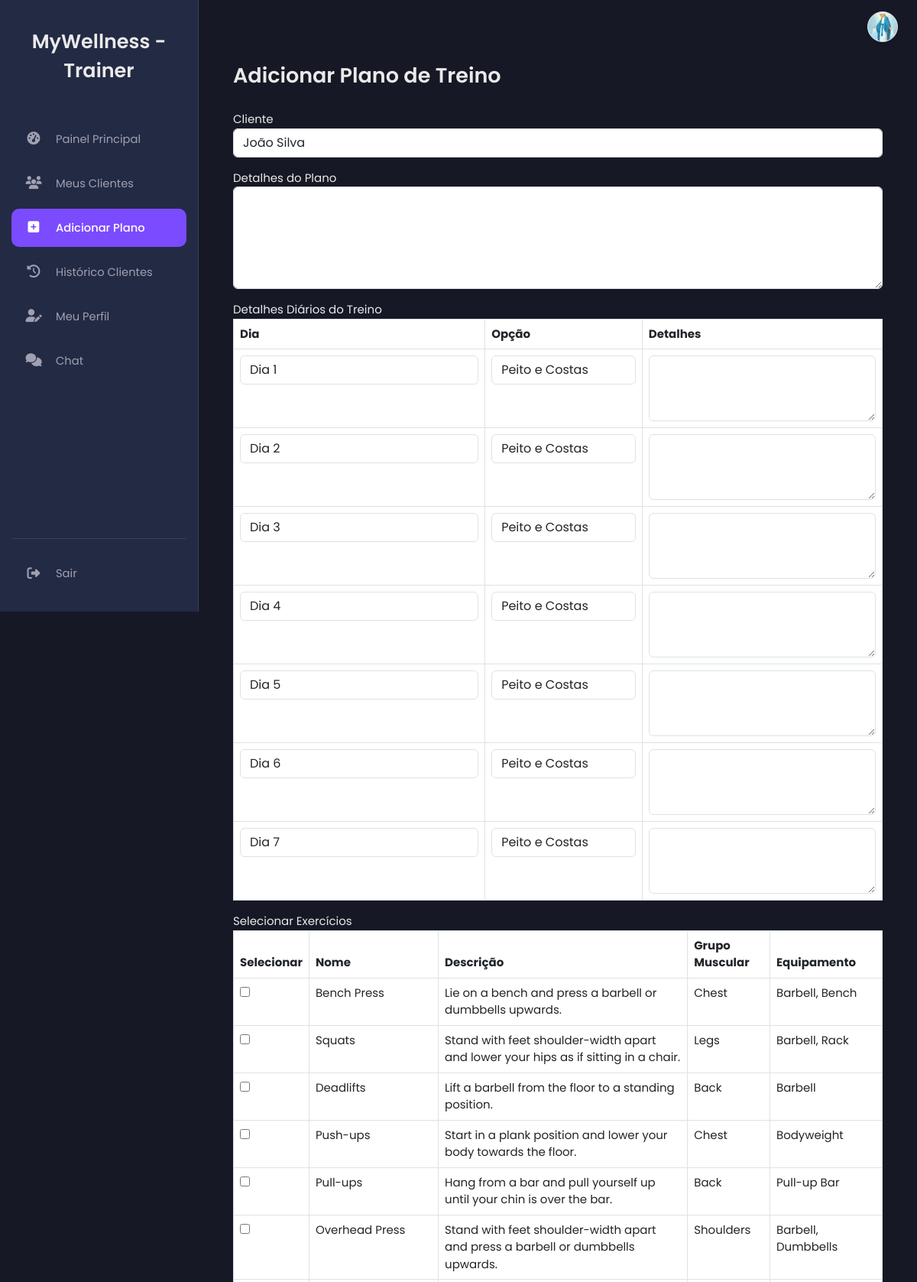
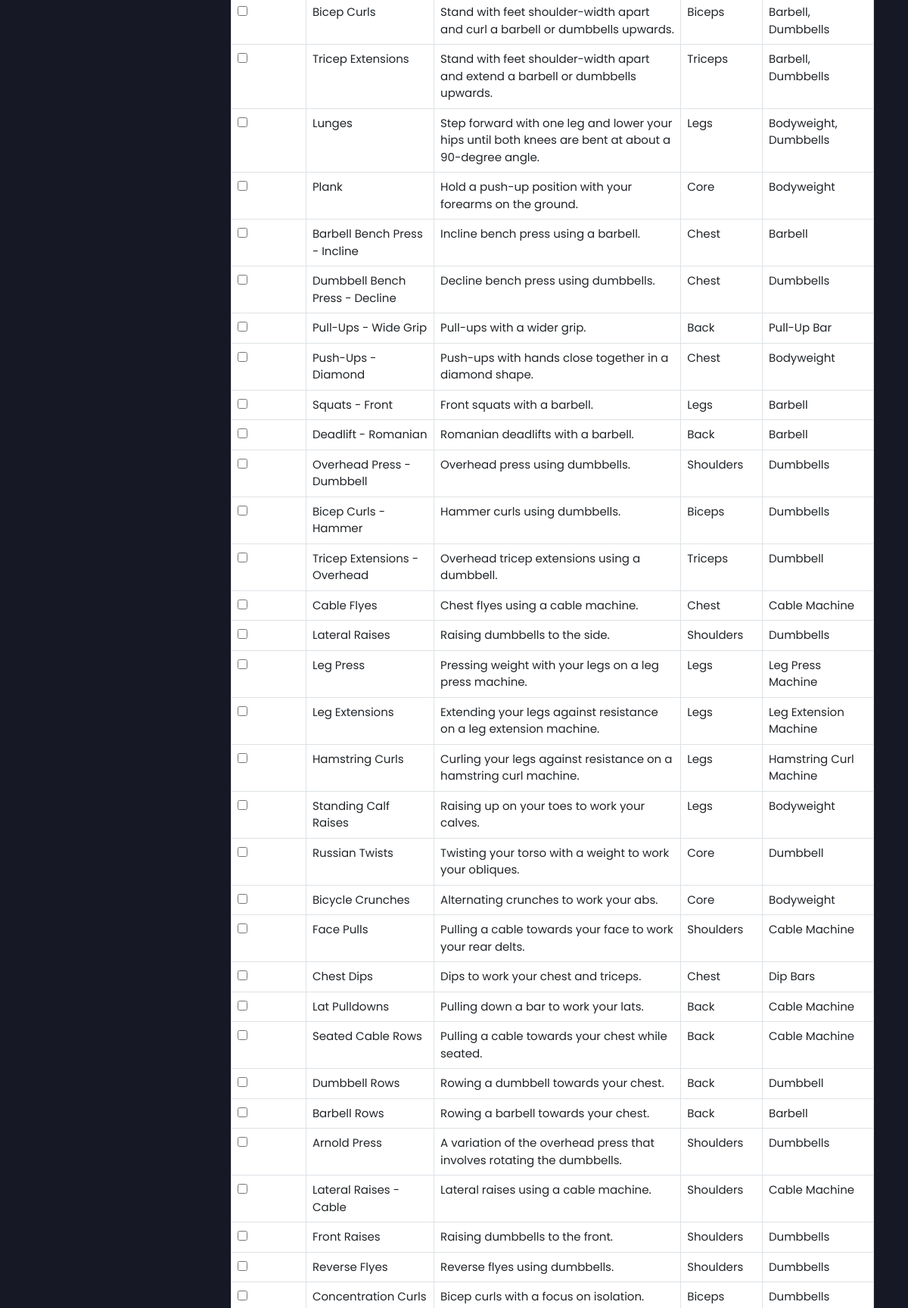
/add_workout_plan.php (signed in, upper part), run on the app's committed database (2 pictures, top to bottom).
### tables this page shows
CREATE TABLE `exercises` (
  `id` int(11) NOT NULL,
  `name` varchar(255) NOT NULL,
  `description` text DEFAULT NULL,
  `muscle_group` varchar(255) DEFAULT NULL,
  `equipment` varchar(255) DEFAULT NULL,
  `image` varchar(255) DEFAULT NULL,
  `video_url` varchar(255) DEFAULT NULL
);

### add_workout_plan.php (the view, shortened to what this page needs)
<?php
include 'db.php';
include 'header.php';
include 'sidebar_trainer.php';
?>
<main class="main-content">
    <div class="container mt-5">
        <h2>Adicionar Plano de Treino</h2>
        <form method="POST">
            <div class="form-group mb-3">
                <label for="client_id">Cliente</label>
                <select class="form-control" id="client_id" name="client_id" required>
                    <?php
                    $stmt = $pdo->query("SELECT id, name FROM users WHERE role = 'client'");
                    $clients = $stmt->fetchAll();
                    foreach ($clients as $client) {
                        $getClientIdStmt = $pdo->prepare("SELECT id FROM clients WHERE user_id = ?");
                        $getClientIdStmt->execute([$client['id']]);
                        $clientId = $getClientIdStmt->fetchColumn();
                        echo "<option value='" . $clientId . "'>" . htmlspecialchars($client['name']) . "</option>";
                    }
                    ?>
                </select>
            </div>
            <div class="form-group mb-3">
                <label for="custom_details">Detalhes do Plano</label>
                <textarea class="form-control" id="custom_details" name="custom_details" rows="5"></textarea>
            </div>
            <div class="form-group mb-3">
                <label>Detalhes Diários do Treino</label>
                <table class="table table-bordered" id="day-details-table">
                    <thead>
                        <tr>
                            <th>Dia</th>
                            <th>Opção</th>
                            <th>Detalhes</th>
                        </tr>
                    </thead>
                    <tbody>
                        <?php
                        $stmt = $pdo->query("SELECT id, name FROM day_options");
                        $day_options = $stmt->fetchAll();
                        for ($i = 1; $i <= 7; $i++): ?>
                            <tr>
                                <td>
                                    <input type="text" class="form-control" name="day[]" value="Dia <?= $i ?>" required>
                                </td>
                                <td>
                                    <select class="form-control" name="day_option_id[]">
                                        <?php foreach ($day_options as $option): ?>
                                            <option value="<?= $option['id'] ?>"><?= htmlspecialchars($option['name']) ?></option>
                                        <?php endforeach; ?>
                                    </select>
                                </td>
                                <td>
                                    <textarea class="form-control" name="day_details[]" rows="3"></textarea>
                                </td>
                            </tr>
                        <?php endfor; ?>
                    </tbody>
                </table>
            </div>
            <div class="form-group mb-3">
                <label>Selecionar Exercícios</label>
                <table class="table table-bordered">
                    <thead>
                        <tr>
                            <th>Selecionar</th>
                            <th>Nome</th>
                            <th>Descrição</th>
                            <th>Grupo Muscular</th>
                            <th>Equipamento</th>
                        </tr>
                    </thead>
                    <tbody>
                        <?php
                        $stmt = $pdo->query("SELECT * FROM exercises");
                        $exercises = $stmt->fetchAll();
                        foreach ($exercises as $exercise) {
                            echo "<tr>";
                            echo "<td><input type='checkbox' name='selected_exercises[]' value='" . $exercise['id'] . "'></td>";
                            echo "<td>" . htmlspecialchars($exercise['name']) . "</td>";
                            echo "<td>" . htmlspecialchars($exercise['description']) . "</td>";
                            echo "<td>" . htmlspecialchars($exercise['muscle_group']) . "</td>";
                            echo "<td>" . htmlspecialchars($exercise['equipment']) . "</td>";
                            echo "</tr>";
                        }
                        ?>
                    </tbody>
                </table>
            </div>
        </form>
    </div>
</main>
<?php
include 'footer.php';
?>

### assets/css/dashboard_cliente.css (style rules this page uses)
:root { --bg-dark-primary: #161925; --bg-dark-secondary: #232A44; --text-light: #EAEAEA; --text-muted: #A0A0B0; --accent-color: #7B4BFF; --accent-color-hover: #6a3ffb; --border-color: #3a3f58; --sidebar-width: 260px; --sidebar-width-collapsed: 80px; --font-family: 'Poppins', sans-serif; }
body.dashboard-body { background-color: var(--bg-dark-primary); color: var(--text-light); font-family: var(--font-family); margin: 0; padding: 0; display: flex; min-height: 100vh; font-size: 15px; }
.main-content { margin-left: var(--sidebar-width); padding: 35px 45px; width: calc(100% - var(--sidebar-width)); background-color: var(--bg-dark-primary); transition: margin-left 0.3s ease, width 0.3s ease; overflow-y: auto; }
.main-content h2 { color: var(--text-light); margin-bottom: 30px; font-weight: 600; font-size: 1.8em; }
.container, .container-fluid, .container-lg, .container-md, .container-sm, .container-xl, .container-xxl { padding-left: 0; padding-right: 0; max-width: 100%; }

### assets/css/personalizacao_chat.css (style rules this page uses)
:root { --chat-bg: #FFFFFF; --chat-text: #000000; --chat-border: #D1D1D6; --chat-messages-bg: #FFFFFF; --chat-input-area-bg: #F8F9FA; --chat-input-bg: #FFFFFF; --chat-placeholder-text: #8A8A8E; --chat-sent-bg: #007AFF; --chat-sent-bg-rgb: 0, 122, 255; --chat-sent-text: #FFFFFF; --chat-received-bg: #E5E5EA; --chat-received-text: #000000; --chat-timestamp-sent: #d1eaff; --chat-timestamp-received: #6c757d; }

### data on the page
exercises: name "Bench Press", description "Lie on a bench and press a barbell or dumbbells upwards.", muscle_group "Chest", equipment "Barbell, Bench"
exercises: name "Squats", description "Stand with feet shoulder-width apart and lower your hips as if sitting in a chair.", muscle_group "Legs", equipment "Barbell, Rack"
exercises: name "Deadlifts", description "Lift a barbell from the floor to a standing position.", muscle_group "Back", equipment "Barbell"
exercises: name "Push-ups", description "Start in a plank position and lower your body towards the floor.", muscle_group "Chest", equipment "Bodyweight"
exercises: name "Pull-ups", description "Hang from a bar and pull yourself up until your chin is over the bar.", muscle_group "Back", equipment "Pull-up Bar"
exercises: name "Overhead Press", description "Stand with feet shoulder-width apart and press a barbell or dumbbells upwards.", muscle_group "Shoulders", equipment "Barbell, Dumbbells"
exercises: name "Bicep Curls", description "Stand with feet shoulder-width apart and curl a barbell or dumbbells upwards.", muscle_group "Biceps", equipment "Barbell, Dumbbells"
exercises: name "Tricep Extensions", description "Stand with feet shoulder-width apart and extend a barbell or dumbbells upwards.", muscle_group "Triceps", equipment "Barbell, Dumbbells"
exercises: name "Lunges", description "Step forward with one leg and lower your hips until both knees are bent at about a 90-degree angle.", muscle_group "Legs", equipment "Bodyweight, Dumbbells"
exercises: name "Plank", description "Hold a push-up position with your forearms on the ground.", muscle_group "Core", equipment "Bodyweight"
exercises: name "Barbell Bench Press - Incline", description "Incline bench press using a barbell.", muscle_group "Chest", equipment "Barbell"
exercises: name "Dumbbell Bench Press - Decline", description "Decline bench press using dumbbells.", muscle_group "Chest", equipment "Dumbbells"
exercises: name "Pull-Ups - Wide Grip", description "Pull-ups with a wider grip.", muscle_group "Back", equipment "Pull-Up Bar"
exercises: name "Push-Ups - Diamond", description "Push-ups with hands close together in a diamond shape.", muscle_group "Chest", equipment "Bodyweight"
exercises: name "Squats - Front", description "Front squats with a barbell.", muscle_group "Legs", equipment "Barbell"
exercises: name "Deadlift - Romanian", description "Romanian deadlifts with a barbell.", muscle_group "Back", equipment "Barbell"
exercises: name "Overhead Press - Dumbbell", description "Overhead press using dumbbells.", muscle_group "Shoulders", equipment "Dumbbells"
exercises: name "Bicep Curls - Hammer", description "Hammer curls using dumbbells.", muscle_group "Biceps", equipment "Dumbbells"
exercises: name "Tricep Extensions - Overhead", description "Overhead tricep extensions using a dumbbell.", muscle_group "Triceps", equipment "Dumbbell"
exercises: name "Cable Flyes", description "Chest flyes using a cable machine.", muscle_group "Chest", equipment "Cable Machine"
exercises: name "Lateral Raises", description "Raising dumbbells to the side.", muscle_group "Shoulders", equipment "Dumbbells"
exercises: name "Leg Press", description "Pressing weight with your legs on a leg press machine.", muscle_group "Legs", equipment "Leg Press Machine"
exercises: name "Leg Extensions", description "Extending your legs against resistance on a leg extension machine.", muscle_group "Legs", equipment "Leg Extension Machine"
exercises: name "Hamstring Curls", description "Curling your legs against resistance on a hamstring curl machine.", muscle_group "Legs", equipment "Hamstring Curl Machine"
exercises: name "Standing Calf Raises", description "Raising up on your toes to work your calves.", muscle_group "Legs", equipment "Bodyweight"
exercises: name "Russian Twists", description "Twisting your torso with a weight to work your obliques.", muscle_group "Core", equipment "Dumbbell"
exercises: name "Bicycle Crunches", description "Alternating crunches to work your abs.", muscle_group "Core", equipment "Bodyweight"
exercises: name "Face Pulls", description "Pulling a cable towards your face to work your rear delts.", muscle_group "Shoulders", equipment "Cable Machine"
exercises: name "Chest Dips", description "Dips to work your chest and triceps.", muscle_group "Chest", equipment "Dip Bars"
exercises: name "Lat Pulldowns", description "Pulling down a bar to work your lats.", muscle_group "Back", equipment "Cable Machine"
exercises: name "Seated Cable Rows", description "Pulling a cable towards your chest while seated.", muscle_group "Back", equipment "Cable Machine"
exercises: name "Dumbbell Rows", description "Rowing a dumbbell towards your chest.", muscle_group "Back", equipment "Dumbbell"
exercises: name "Barbell Rows", description "Rowing a barbell towards your chest.", muscle_group "Back", equipment "Barbell"
exercises: name "Arnold Press", description "A variation of the overhead press that involves rotating the dumbbells.", muscle_group "Shoulders", equipment "Dumbbells"
exercises: name "Lateral Raises - Cable", description "Lateral raises using a cable machine.", muscle_group "Shoulders", equipment "Cable Machine"
exercises: name "Front Raises", description "Raising dumbbells to the front.", muscle_group "Shoulders", equipment "Dumbbells"
exercises: name "Reverse Flyes", description "Reverse flyes using dumbbells.", muscle_group "Shoulders", equipment "Dumbbells"
exercises: name "Concentration Curls", description "Bicep curls with a focus on isolation.", muscle_group "Biceps", equipment "Dumbbells"

### other printed values
form field client_id "João Silva"
form field value "Peito e Costas"
